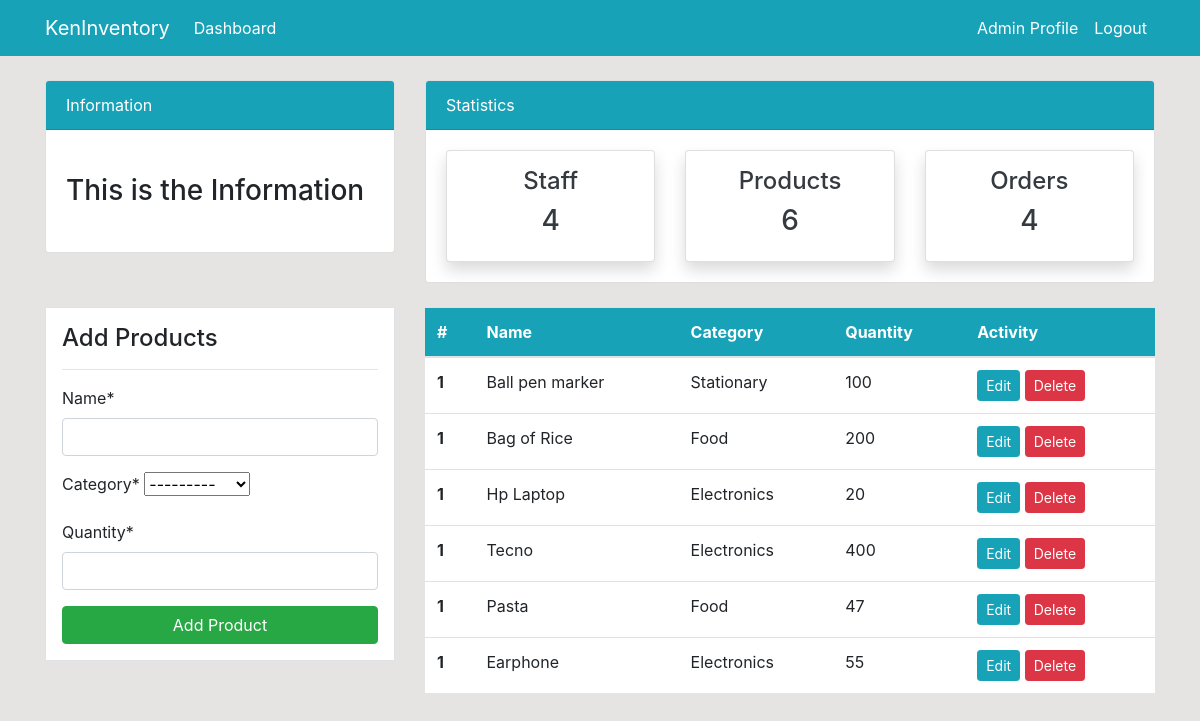
/product/ (signed in), run on the app's committed database.
### dashboared/models.py (models this page shows, shortened)
class Product(models.Model):
    name=models.CharField(max_length=100, null=True)
    category=models.CharField(max_length=100, choices=CATEGORY, null=True)
    quantity=models.PositiveIntegerField(null=True)
    class Meta:
        verbose_name_plural='Product'

### dashboared/views.py (the view)
# urls.py: path('product/', views.product, name='dashboared-product'),
@login_required()
def product(request):
    items=Product.objects.all() # using URM
    product_count = items.count()
    werkers_count = User.objects.all().count()
    orders_count = Order.objects.all().count()
    if request.method == 'POST':
        form = ProductForm(request.POST)
        if form.is_valid():
            form.save()
            product_name = form.cleaned_data.get('name')
            messages.success(request, f'{product_name} has been added')
            return redirect('dashboared-product')
    else:
        form = ProductForm()
    context={
        'items':items,
        'form': form,
        'werkers_count':werkers_count,
        'orders_count':orders_count,
        'product_count':product_count,
    }
    return render(request,'dashboared/product.html',context)

### dashboared/forms.py
class ProductForm(forms.ModelForm):
    class Meta:
        model = Product
        fields = ['name', 'category','quantity']

### templates/dashboared/product.html (shortened to what this page needs)
{% extends 'partials/base.html' %}
{% load crispy_forms_tags %}
{% block content%}
{% include 'partials/topnav.html' %}
    <div class="container">
        <div class="row my-4">
            <div class="col-md-4">
                <div class="border bg-white p-3">
                    <h4>Add Products</h4>
                    <hr>
                    <form method="POST">
                       {{ form|crispy }}
                        <input class="btn btn-success btn-block" type="submit" value="Add Product">
                    </form>
                </div>
            </div>
            <div class="col-md-8">
                <table class="table bg-white">
                    <thead class="bg-info">
                        <tr class="text-white">
                            <th scope="col">#</th>
                            <th scope="col">Name</th>
                            <th scope="col">Category</th>
                            <th scope="col">Quantity</th>
                            <th scope="col">Activity</th>
                        </tr>
                    </thead>
                    <tbody>
                        {% for item in items %}
                        <tr>
                            <th scope="row">1</th>
                            <td>{{ item.name }}</td>
                            <td>{{ item.category }}</td>
                            <td>{{ item.quantity }}</td>
                            <td>
                                <a class="btn btn-info btn-sm" href="{% url 'dashboared-product-update' item.id %}">Edit</a>
                                <a class="btn btn-danger btn-sm" href="{% url 'dashboared-product-delete' item.id %}">Delete</a>
                            </td>
                        </tr>
                        {% endfor %}
                    </tbody>
                </table>
            </div>
        </div>
    </div>
{% endblock %}

### templates/partials/nav.html (shortened to what this page needs)
  <nav class="navbar navbar-expand-lg navbar-info bg-info">
    {% if user.is_authenticated %}
    <div class="container">
        <a class="navbar-brand text-white" href="{% url 'dashboared-index' %}">KenInventory</a>
        <div class="collapse navbar-collapse" id="navbarSupportedContent">
            <ul class="navbar-nav mr-auto">
                <li class="nav-item active">
                    <a class="nav-link text-white" href="{% url 'dashboared-index' %}">Dashboard </a>
                </li>
            </ul>
            <ul class="navbar-nav ml-auto">
                <li class="nav-item active">
                    <a class="nav-link text-white" href="{%url 'user-profile'%}">{{user.username}} Profile </a>
                </li>
                <li class="nav-item">
                    <a class="nav-link text-white" href="{%url 'user-logout'%}">Logout</a>
                </li>
            </ul>
          {% endif %}
        </div>
    </div>
</nav>

### static/style.css (style rules this page uses)
body { background: rgb(230, 227, 227); }

### data on the page
Product: name "Ball pen marker", category "Stationary", quantity "100"
Product: name "Bag of Rice", category "Food", quantity "200"
Product: name "Hp Laptop", category "Electronics", quantity "20"
Product: name "Tecno", category "Electronics", quantity "400"
Product: name "Pasta", category "Food", quantity "47"
Product: name "Earphone", category "Electronics", quantity "55"

### other printed values
{{ user.username }} "Admin"
{{ werkers_count }} "4"
{{ product_count }} "6"
{{ orders_count }} "4"
